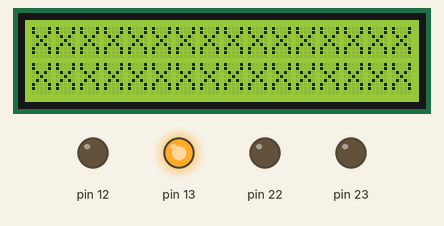
Recording of a sketch running on a simulated Arduino Uno, built with avr-gcc and run on an emulated ATmega328P. Parts: 16×2 character LCD, output pins drawn as LEDs (lit = HIGH). Wiring (inferred from the names in the program): character LCD (HD44780): RS pin 9; R/W pin 10; E pin 11; data pin 0, pin 1, pin 2, pin 3, pin 4, pin 5, pin 6, pin 7. Pins used as bus, display or sensor lines are not drawn.

Above: at 0.1 s.
At 1.7 s:
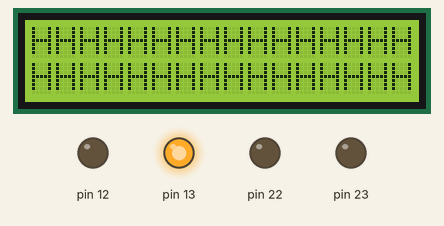
At 3.2 s:
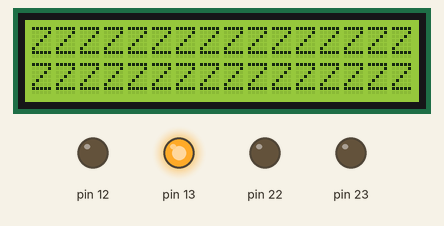

Measured:
- by itself, everything shown: repeats every 4.6 s, in 6 steps
- what the display in image 0 shows lasts 1.5 s, from 0.1 s to 1.6 s

The sketch:

NHD-C0216CU.ino
```cpp
// (licence header left out)
 /******** INITIAL DEFINITIONS***************/

#define RST   8
#define RS    9
#define RW    10
#define E     11


/************************ CHAR STRING**********/

char const text1[] = ("XXXXXXXXXXXXXXXX");
char const text2[] = ("ZZZZZZZZZZZZZZZZ");
char const text3[] = ("HHHHHHHHHHHHHHHH");

/************ Functions************/

void command(int c){
  digitalWrite(RW, LOW);
  digitalWrite(RS, LOW);
  digitalWrite(E, HIGH);
  PORTD = c;
  digitalWrite(E, LOW);
  delay(1);
}


void data(int d){
  digitalWrite(RW, LOW);
  digitalWrite(RS, HIGH);
  digitalWrite(E, HIGH);
  PORTD = d;
  digitalWrite(E, LOW);
  delay(1);
}


void init1(){
  DDRD = 0xFF;
  digitalWrite(RST, LOW);
  delay(2);
  digitalWrite(RST, HIGH);
  delay(20);
  command(0x30);
  delay(2);
  command(0x30); //wake up
  command(0x30); //wake up
  command(0x39); //function set
  command(0x14); //internal osc frequency
  command(0x55); //power control
  command(0x6D); //follower control
  command(0x79); //contrast
  command(0x0C); //display on
  command(0x06); //entry mode
  command(0x01); //clear
  delay(10);
}

void disp(){                            // DISPLAY TEXT
  command(0x01);
  command(0x02);
  command(0x80); // Brings back to First Line
  for( int i = 0; i< 16; i++){
    data('X');
  }
  command(0xc0);                              // Second Line
  for (int i = 0; i<16; i++){
    data('X');
  }
  delay(1500);
  command(0x01);
  command(0x02);
  command(0x80); // Brings back to First Line
  for( int i = 0; i< 16; i++){
    data('H');
  }
  command(0xc0);                              // Second Line
  for (int i = 0; i<16; i++){
    data('H');
  }
  delay(1500);
  command(0x01);
  command(0x02);
  command(0x80); // Brings back to First Line
  for( int i = 0; i< 16; i++){
    data('Z');
  }
  command(0xc0);                              // Second Line
  for (int i = 0; i<16; i++){
    data('Z');
  }
  delay(1500);
}
void setup() {
  // put your setup code here, to run once:
  DDRD = 0xFF;
  DDRB = 0xFF;
  digitalWrite(13, HIGH);
  init1();

}

void loop() {
  disp();
}
```
